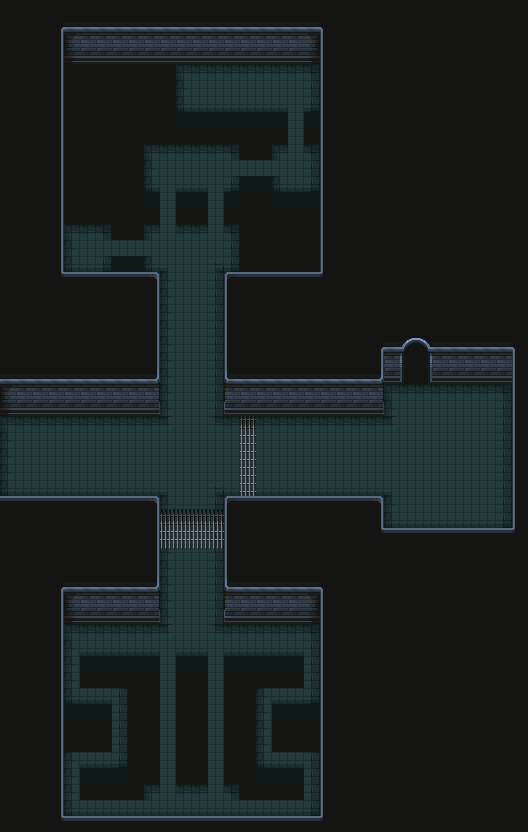

A level layout from a 2D game, rendered from its tile map. Below: a short description, then the map file with tile-grid data replaced by summaries:
An orthogonal 33x52 tile map with 16x16 px tiles, 4 tile layers (Ground0, Ground1, GroundDecoration0, GroundDecoration1) and 64 objects (11x Bloqueo, 5x Boton, 4x PlacaDePresion, EntryPoint7, Zone7, ...).

<map version="1.10" tiledversion="1.11.0" orientation="orthogonal" renderorder="right-down" width="33" height="52" tilewidth="16" tileheight="16" infinite="0" nextlayerid="7" nextobjectid="109">
 <editorsettings>
  <export target="../../../Data/Interiors/Dungeon_puzzles.xml" format="tmx" />
 </editorsettings>
 <properties>
  <property name="IsInside" type="bool" value="true" />
 </properties>
 <tileset firstgid="1" source="../../Tilesets/Dungeon_Tiles.tsx" />
 <layer id="4" name="Ground0" width="33" height="52">
  <data>[1716 cells, 871 non-empty, 17 distinct tile ids]</data>
 </layer>
 <layer id="1" name="Ground1" width="33" height="52">
  <data>[1716 cells, 1119 non-empty, 37 distinct tile ids]</data>
 </layer>
 <layer id="5" name="GroundDecoration0" width="33" height="52">
  <data>[1716 cells, 31 non-empty, 6 distinct tile ids]</data>
 </layer>
 <layer id="6" name="GroundDecoration1" width="33" height="52">
  <data>[1716 cells, 6 non-empty, 6 distinct tile ids]</data>
 </layer>
 <objectgroup id="3" name="Objects">
  <object id="1" name="Bloqueo" x="160" y="192.046" width="16" height="31.9535">
   <properties>
    <property name="Color" type="color" value="#ff533927" />
    <property name="IsBlocking" type="bool" value="true" />
    <property name="PuzzleId" value="blocking_01" />
    <property name="Type" value="blockingPuzzle" />
   </properties>
  </object>
  <object id="2" name="Bloqueo" x="208" y="192" width="16" height="31.9535">
   <properties>
    <property name="Color" type="color" value="#ff533927" />
    <property name="IsBlocking" type="bool" value="true" />
    <property name="PuzzleId" value="blocking_02" />
    <property name="Type" value="blockingPuzzle" />
   </properties>
  </object>
  <object id="3" name="Bloqueo" x="288" y="112" width="16" height="31.9535">
   <properties>
    <property name="Color" type="color" value="#ff533927" />
    <property name="IsBlocking" type="bool" value="true" />
    <property name="PuzzleId" value="blocking_05" />
    <property name="Type" value="blockingPuzzle" />
   </properties>
  </object>
  <object id="4" name="Bloqueo" x="112" y="240" width="31.875" height="16.0785">
   <properties>
    <property name="Color" type="color" value="#ff533927" />
    <property name="IsBlocking" type="bool" value="true" />
    <property name="PuzzleId" value="blocking_03" />
    <property name="Type" value="blockingPuzzle" />
   </properties>
  </object>
  <object id="5" name="Bloqueo" x="240.125" y="160" width="31.875" height="16.0785">
   <properties>
    <property name="Color" type="color" value="#ff533927" />
    <property name="IsBlocking" type="bool" value="false" />
    <property name="PuzzleId" value="blocking_04" />
    <property name="Type" value="blockingPuzzle" />
   </properties>
  </object>
  <object id="6" name="PlacaDePresion" x="82.5455" y="243.554" width="10" height="10">
   <properties>
    <property name="OnEnterCall" type="bool" value="true" />
    <property name="OnExitCall" type="bool" value="false" />
    <property name="PuzzleId" value="trigger_03" />
    <property name="Targets" value="blocking_05" />
    <property name="Type" value="triggerPuzzle" />
   </properties>
   <ellipse />
  </object>
  <object id="7" name="PlacaDePresion" x="210.391" y="163.489" width="10" height="10">
   <properties>
    <property name="OnEnterCall" type="bool" value="true" />
    <property name="OnExitCall" type="bool" value="false" />
    <property name="PuzzleId" value="trigger_02" />
    <property name="Targets" value="blocking_02, blocking_03" />
    <property name="Type" value="triggerPuzzle" />
   </properties>
   <ellipse />
  </object>
  <object id="10" name="Boton" x="199.523" y="88.4318">
   <properties>
    <property name="PuzzleId" value="button_02" />
    <property name="Targets" value="blocking_06" />
    <property name="Type" value="buttonPuzzle" />
    <property name="Value" type="bool" value="false" />
   </properties>
   <point />
  </object>
  <object id="11" name="Bloqueo" x="160.625" y="508.727" width="63.0388" height="40.7131">
   <properties>
    <property name="Color" type="color" value="#c82c2c41" />
    <property name="IsBlocking" type="bool" value="true" />
    <property name="PuzzleId" value="blocking_06" />
    <property name="Type" value="blockingPuzzle" />
   </properties>
  </object>
  <object id="15" name="Boton" x="166.83" y="249.019">
   <properties>
    <property name="PuzzleId" value="button_01" />
    <property name="Targets" value="blocking_01, blocking_04" />
    <property name="Type" value="buttonPuzzle" />
    <property name="Value" type="bool" value="false" />
   </properties>
   <point />
  </object>
  <object id="41" name="Bloqueo" x="240" y="394" width="16.1638" height="103.804">
   <properties>
    <property name="Color" type="color" value="#c82c2c41" />
    <property name="IsBlocking" type="bool" value="true" />
    <property name="PuzzleId" value="blocking_20" />
    <property name="Type" value="blockingPuzzle" />
   </properties>
  </object>
  <object id="54" name="Bloqueo" x="160" y="768" width="16" height="15.7944">
   <properties>
    <property name="Color" type="color" value="#ff533927" />
    <property name="IsBlocking" type="bool" value="true" />
    <property name="PuzzleId" value="blocking_07" />
    <property name="Type" value="blockingPuzzle" />
   </properties>
  </object>
  <object id="55" name="PlacaDePresion" x="210.625" y="723.75" width="10" height="10">
   <properties>
    <property name="OnEnterCall" type="bool" value="true" />
    <property name="OnExitCall" type="bool" value="true" />
    <property name="PuzzleId" value="trigger_05" />
    <property name="Targets" value="blocking_08" />
    <property name="Type" value="triggerPuzzle" />
   </properties>
   <ellipse />
  </object>
  <object id="56" name="Boton" x="102.828" y="810.688">
   <properties>
    <property name="PuzzleId" value="button_03" />
    <property name="Targets" value="blocking_10" />
    <property name="Type" value="buttonPuzzle" />
    <property name="Value" type="bool" value="false" />
   </properties>
   <point />
  </object>
  <object id="57" name="Bloqueo" x="208" y="768" width="16" height="15.7944">
   <properties>
    <property name="Color" type="color" value="#ff533927" />
    <property name="IsBlocking" type="bool" value="true" />
    <property name="PuzzleId" value="blocking_08" />
    <property name="Type" value="blockingPuzzle" />
   </properties>
  </object>
  <object id="59" name="Bloqueo" x="128" y="800" width="16" height="15.7944">
   <properties>
    <property name="Color" type="color" value="#ff533927" />
    <property name="IsBlocking" type="bool" value="true" />
    <property name="PuzzleId" value="blocking_09" />
    <property name="Type" value="blockingPuzzle" />
   </properties>
  </object>
  <object id="60" name="Bloqueo" x="240" y="800" width="16" height="15.7944">
   <properties>
    <property name="Color" type="color" value="#ff533927" />
    <property name="IsBlocking" type="bool" value="true" />
    <property name="PuzzleId" value="blocking_10" />
    <property name="Type" value="blockingPuzzle" />
   </properties>
  </object>
  <object id="61" name="PlacaDePresion" x="162.5" y="723.25" width="10" height="10">
   <properties>
    <property name="OnEnterCall" type="bool" value="true" />
    <property name="OnExitCall" type="bool" value="true" />
    <property name="PuzzleId" value="trigger_04" />
    <property name="Targets" value="blocking_07" />
    <property name="Type" value="triggerPuzzle" />
   </properties>
   <ellipse />
  </object>
  </objectgroup>
 <objectgroup id="2" name="Collisions">
  <!-- 39 objects omitted --></objectgroup>
</map>
<!-- 46 of 64 objects omitted -->
